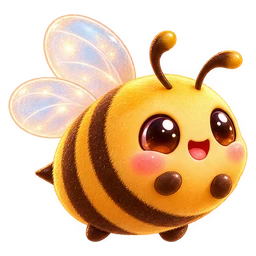
#> input picture app/src/main/assets/mochi/bee.webp, 256 x 256 px, given in place of exec-461aad3f-98e1-4b01-afa6-6b34150206e6.png, which was not available
$ python prepare_art.py --source-directory ../../app/src/main/assets/mochi
#> lines starting #> are read from the running program, lines starting #| are printed output that depends on the picture
"""Slice the ImageGen source atlases and package only scaled WebP game assets.

Usage: python tools/mochi/prepare_art.py --source-directory <generated_images folder>
Original illustrations remain outside the application; no network or image generation here.
"""
from argparse import ArgumentParser
from pathlib import Path
from PIL import Image, ImageOps

parser = ArgumentParser()
parser.add_argument('--source-directory', required=True, type=Path)
args = parser.parse_args()
destination = Path(__file__).resolve().parents[2] / 'app/src/main/assets/mochi'
destination.mkdir(parents=True, exist_ok=True)

def source(name):
#> called with name = '461aad3f-98e1-4b01-afa6-6b34150206e6'
    return Image.open(args.source_directory / ('exec-' + name + '.png')).convert('RGBA')
#> returned value is the input picture: PIL image 256x256 RGBA; mean R, G, B, A 140.3, 105.1, 65, 135.4

def sprite(im, name, size=256):
    # Tighten the atlas cell, preserving the generated alpha and a small clear border.
    box = im.getchannel('A').point(lambda a: 255 if a > 16 else 0).getbbox()
    if box is None:
        raise ValueError('Empty sprite: ' + name)
    im = ImageOps.contain(im.crop(box), (size - 16, size - 16), Image.Resampling.LANCZOS)
    out = Image.new('RGBA', (size, size))
    out.alpha_composite(im, ((size - im.width) // 2, (size - im.height) // 2))
    out.save(destination / (name + '.webp'), quality=90, method=6)

for name, uid in [
    ('garden_dawn', '461aad3f-98e1-4b01-afa6-6b34150206e6'),
    ('garden_sunset', '189fd5ed-f9d7-4c1c-b401-7f29ddb6e522'),
    ('garden_moon', '6f941d16-5634-45d9-bd04-924b44890b16'),
]:
    source(uid).convert('RGB').resize((768, 1152), Image.Resampling.LANCZOS).save(
        destination / (name + '.webp'), quality=86, method=6)
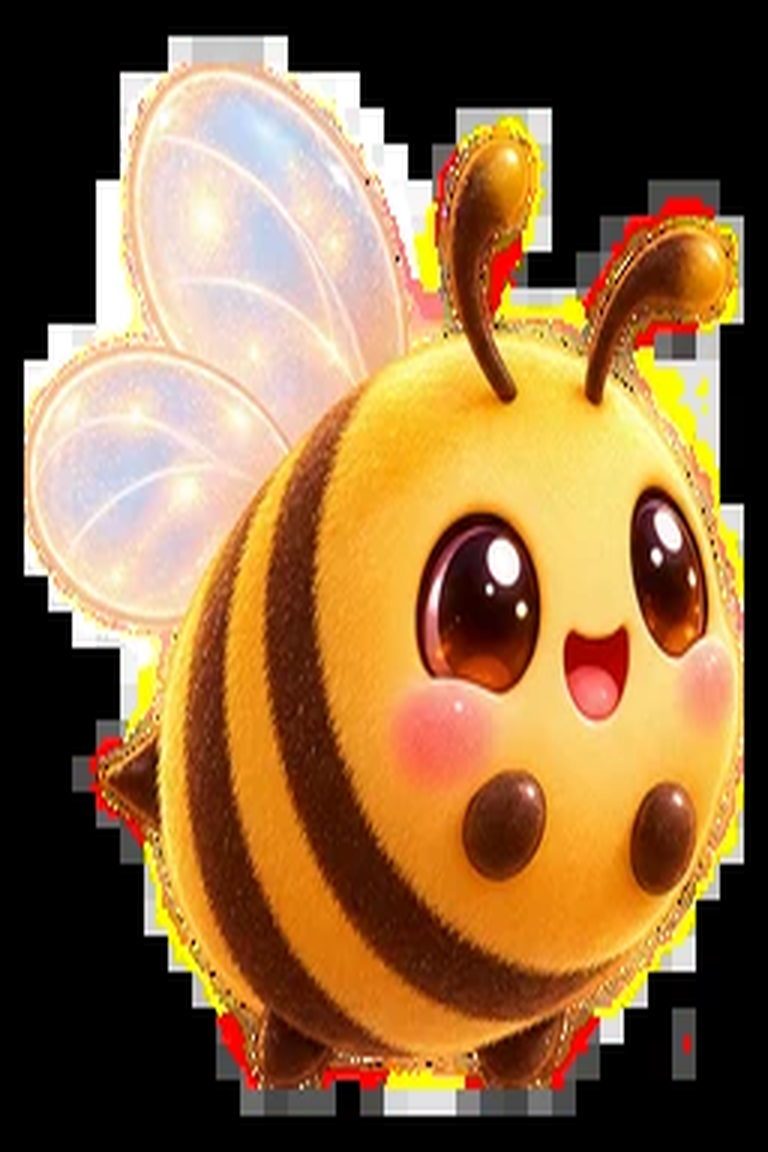
#> saved as garden_dawn.webp: PIL image 768x1152 RGB; mean R, G, B 140.3, 105.3, 65.3
#> pass 2 of the loop `for name, uid in [`:
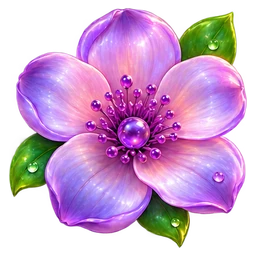
#> input picture app/src/main/assets/mochi/flower_drift.webp, 256 x 256 px, given in place of exec-189fd5ed-f9d7-4c1c-b401-7f29ddb6e522.png, which was not available
#> in source, returned value is the input picture: PIL image 256x256 RGBA; mean R, G, B, A 130.6, 90, 131.7, 162.8
#> `source(uid).convert('RGB').resize((768, 1152), Image.Resampling.LANCZO..`:
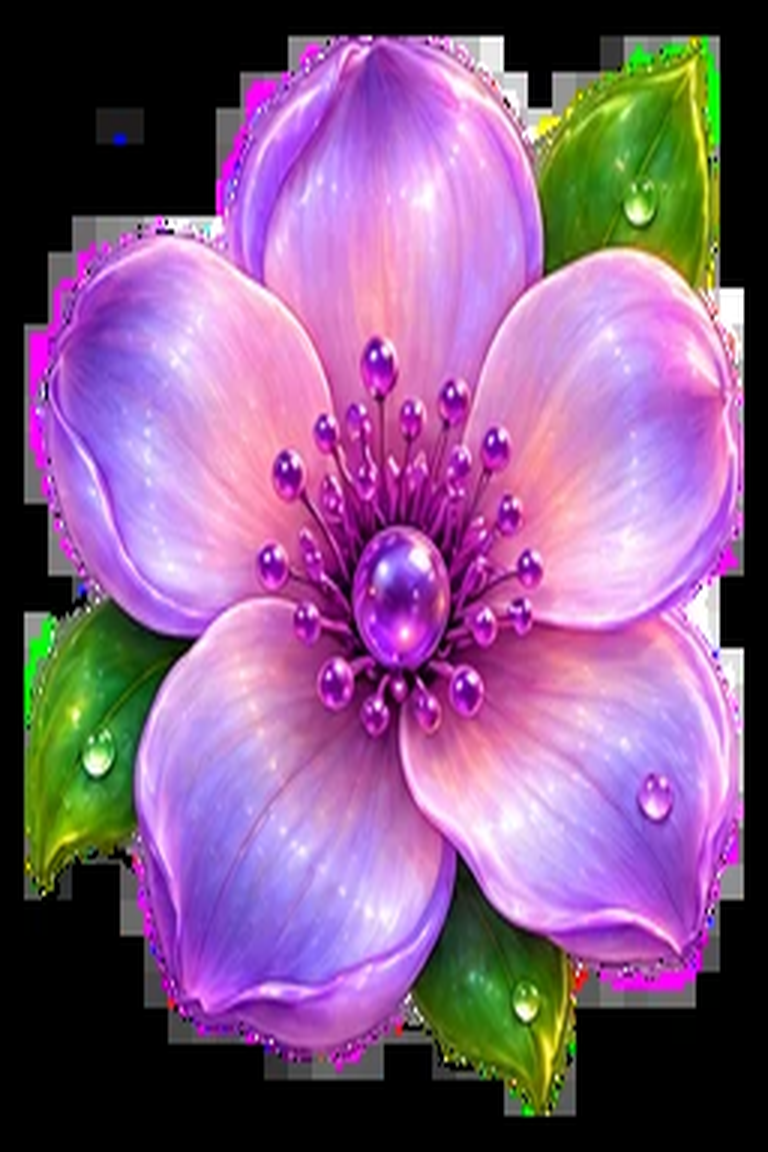
#> saved as garden_sunset.webp: PIL image 768x1152 RGB; mean R, G, B 130.7, 90.2, 131.8

sprite(source('1507fc55-7807-4bbc-8851-7359932213de'), 'mochi_hero', 512)
#> (the run stopped early here; a loop or call above may not have finished)
